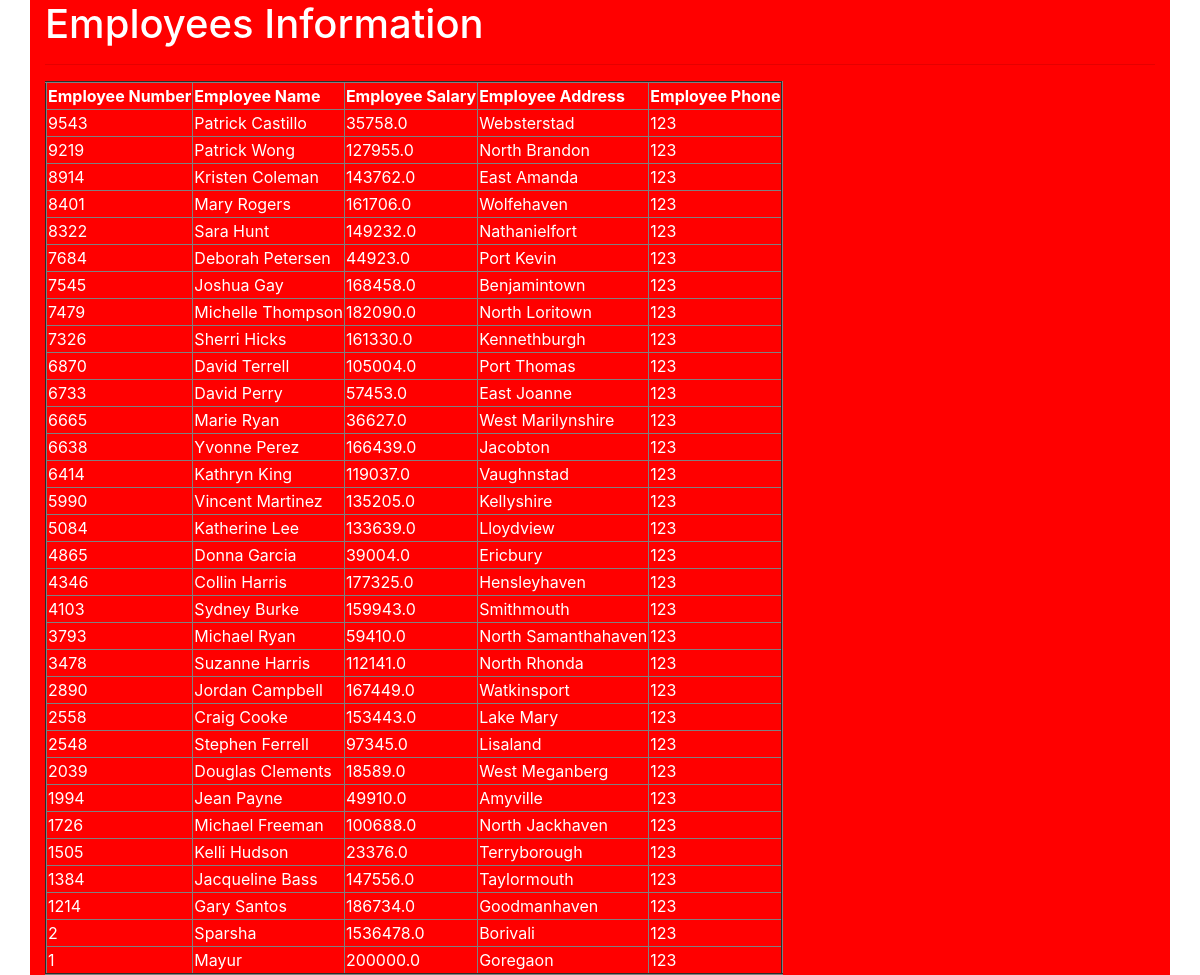
/emp/, run on an earlier commit of the app's database.
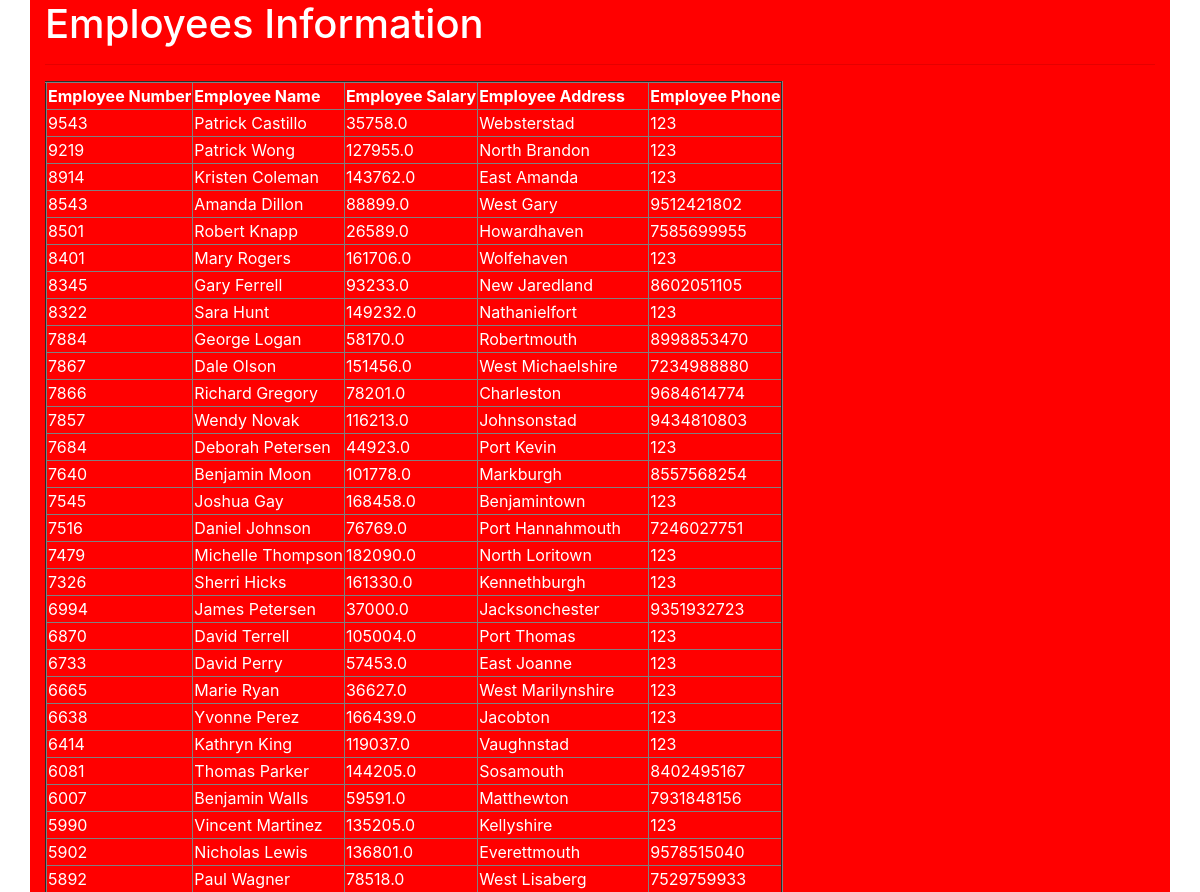
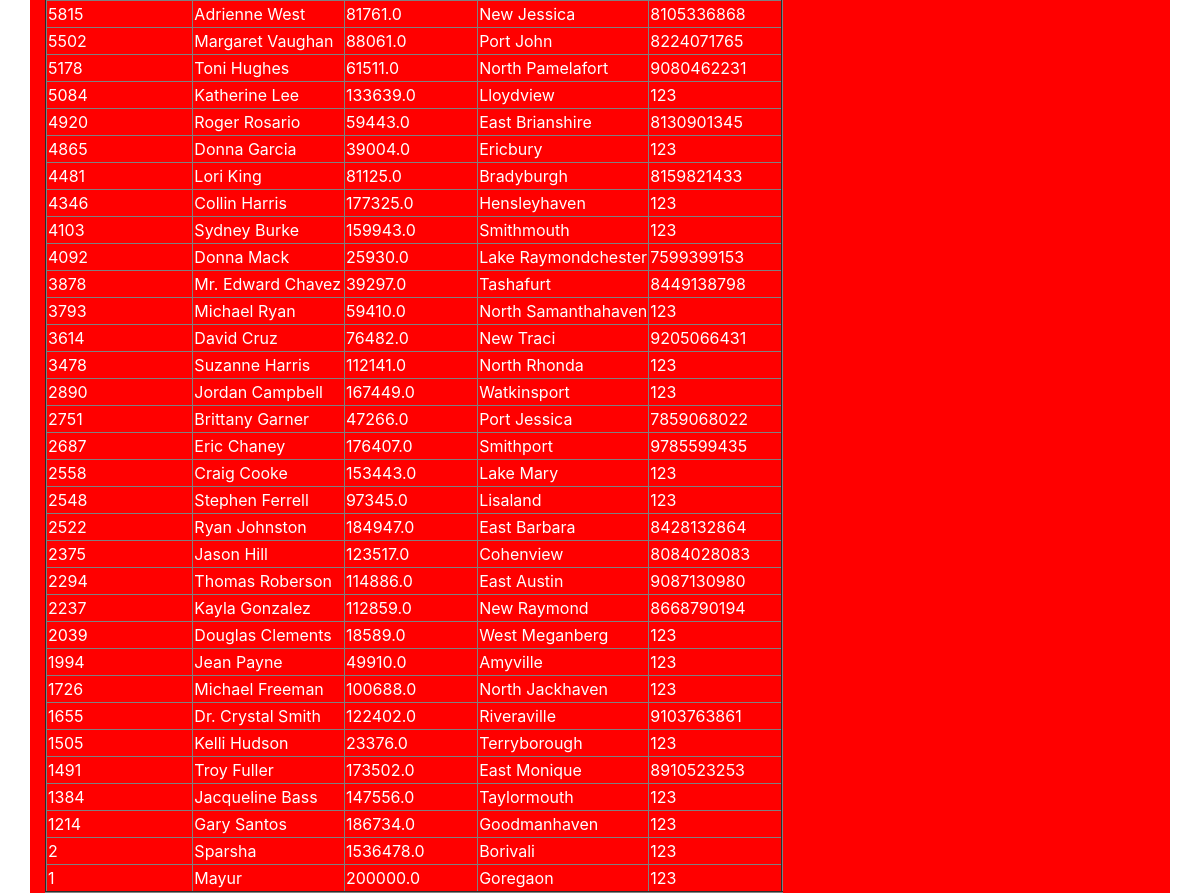
And on a later commit of the database (2 pictures, top to bottom).
### firstapp/models.py (models this page shows, shortened)
class Employee(models.Model):
    eno = models.IntegerField()
    ename = models.CharField(max_length=40)
    esal = models.FloatField()
    eaddr = models.CharField(max_length=64)
    phonnum = models.IntegerField()

### firstapp/views.py (the view)
# urls.py: url('emp/', views.employee_info_view),
def employee_info_view(request):
    employees = Employee.objects.all().order_by('-eno')  #order bu desending order
    return  render(request, 'testapp/results.html',{'employees':employees})

### template/testapp/results.html (shortened to what this page needs)
<!DOCTYPE html>
{% load static %}
<html lang="en">
<head>
    <link rel="stylesheet" href="https://stackpath.bootstrapcdn.com/bootstrap/4.4.1/css/bootstrap.min.css"
>
    <link rel="stylesheet" href="{%static 'css/empinfo.css'%}">
</head>
<body>
    <div class ="container">
    <h1>Employees Information</h1><hr>
    {% if employees %}
            <table border="2">
                <thead>
                    <th>Employee Number</th>
                    <th>Employee Name</th>
                    <th>Employee Salary</th>
                    <th>Employee Address</th>
                    <th>Employee Phone</th>
                </thead>
                {% for emp in employees %}
                <tr>
                    <td>{{emp.eno}}</td>
                    <td>{{emp.ename}}</td>
                    <td>{{emp.esal}}</td>
                    <td>{{emp.eaddr}}</td>
                    <td>{{emp.phonnum}}</td>
                </tr>
                {%endfor%}
            </table>
    {%else%}
    <p>Number of employee found</p>
    {%endif%}
    </div>
</body>
</html>

### static/css/empinfo.css (style rules this page uses)
body .container { background: red; color: white; }

What changed in the data, as far as the page shows it:
added Employee: eno "8543", ename "Amanda Dillon", esal "88899.0", eaddr "West Gary", phonnum "9512421802"
added Employee: eno "8501", ename "Robert Knapp", esal "26589.0", eaddr "Howardhaven", phonnum "7585699955"
added Employee: eno "8345", ename "Gary Ferrell", esal "93233.0", eaddr "New Jaredland", phonnum "8602051105"
added Employee: eno "7884", ename "George Logan", esal "58170.0", eaddr "Robertmouth", phonnum "8998853470"
added Employee: eno "7867", ename "Dale Olson", esal "151456.0", eaddr "West Michaelshire", phonnum "7234988880"
added Employee: eno "7866", ename "Richard Gregory", esal "78201.0", eaddr "Charleston", phonnum "9684614774"
added Employee: eno "7857", ename "Wendy Novak", esal "116213.0", eaddr "Johnsonstad", phonnum "9434810803"
added Employee: eno "7640", ename "Benjamin Moon", esal "101778.0", eaddr "Markburgh", phonnum "8557568254"
added Employee: eno "7516", ename "Daniel Johnson", esal "76769.0", eaddr "Port Hannahmouth", phonnum "7246027751"
added Employee: eno "6994", ename "James Petersen", esal "37000.0", eaddr "Jacksonchester", phonnum "9351932723"
added Employee: eno "6081", ename "Thomas Parker", esal "144205.0", eaddr "Sosamouth", phonnum "8402495167"
added Employee: eno "6007", ename "Benjamin Walls", esal "59591.0", eaddr "Matthewton", phonnum "7931848156"
added Employee: eno "5902", ename "Nicholas Lewis", esal "136801.0", eaddr "Everettmouth", phonnum "9578515040"
added Employee: eno "5892", ename "Paul Wagner", esal "78518.0", eaddr "West Lisaberg", phonnum "7529759933"
added Employee: eno "5815", ename "Adrienne West", esal "81761.0", eaddr "New Jessica", phonnum "8105336868"
added Employee: eno "5502", ename "Margaret Vaughan", esal "88061.0", eaddr "Port John", phonnum "8224071765"
added Employee: eno "5178", ename "Toni Hughes", esal "61511.0", eaddr "North Pamelafort", phonnum "9080462231"
added Employee: eno "4920", ename "Roger Rosario", esal "59443.0", eaddr "East Brianshire", phonnum "8130901345"
added Employee: eno "4481", ename "Lori King", esal "81125.0", eaddr "Bradyburgh", phonnum "8159821433"
added Employee: eno "4092", ename "Donna Mack", esal "25930.0", eaddr "Lake Raymondchester", phonnum "7599399153"
added Employee: eno "3878", ename "Mr. Edward Chavez", esal "39297.0", eaddr "Tashafurt", phonnum "8449138798"
added Employee: eno "3614", ename "David Cruz", esal "76482.0", eaddr "New Traci", phonnum "9205066431"
added Employee: eno "2751", ename "Brittany Garner", esal "47266.0", eaddr "Port Jessica", phonnum "7859068022"
added Employee: eno "2687", ename "Eric Chaney", esal "176407.0", eaddr "Smithport", phonnum "9785599435"
added Employee: eno "2522", ename "Ryan Johnston", esal "184947.0", eaddr "East Barbara", phonnum "8428132864"
added Employee: eno "2375", ename "Jason Hill", esal "123517.0", eaddr "Cohenview", phonnum "8084028083"
added Employee: eno "2294", ename "Thomas Roberson", esal "114886.0", eaddr "East Austin", phonnum "9087130980"
added Employee: eno "2237", ename "Kayla Gonzalez", esal "112859.0", eaddr "New Raymond", phonnum "8668790194"
added Employee: eno "1655", ename "Dr. Crystal Smith", esal "122402.0", eaddr "Riveraville", phonnum "9103763861"
added Employee: eno "1491", ename "Troy Fuller", esal "173502.0", eaddr "East Monique", phonnum "8910523253"
